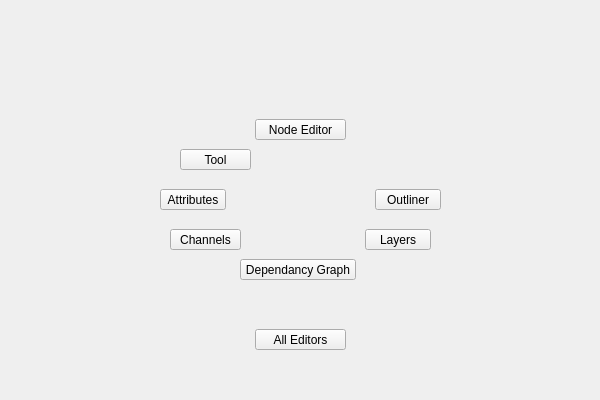
<?xml version="1.0" encoding="UTF-8"?>
<ui version="4.0">
 <class>QtUi</class>
 <widget class="QMainWindow" name="QtUi">
  <property name="enabled">
   <bool>true</bool>
  </property>
  <property name="geometry">
   <rect>
    <x>0</x>
    <y>0</y>
    <width>600</width>
    <height>400</height>
   </rect>
  </property>
  <property name="sizePolicy">
   <sizepolicy hsizetype="Ignored" vsizetype="Ignored">
    <horstretch>0</horstretch>
    <verstretch>0</verstretch>
   </sizepolicy>
  </property>
  <property name="minimumSize">
   <size>
    <width>0</width>
    <height>0</height>
   </size>
  </property>
  <property name="maximumSize">
   <size>
    <width>16777215</width>
    <height>16777215</height>
   </size>
  </property>
  <property name="cursor">
   <cursorShape>ArrowCursor</cursorShape>
  </property>
  <property name="windowTitle">
   <string>Toolkit</string>
  </property>
  <property name="whatsThis">
   <string>editors</string>
  </property>
  <property name="toolButtonStyle">
   <enum>Qt::ToolButtonIconOnly</enum>
  </property>
  <property name="tabShape">
   <enum>QTabWidget::Triangular</enum>
  </property>
  <property name="dockNestingEnabled">
   <bool>true</bool>
  </property>
  <property name="dockOptions">
   <set>QMainWindow::AllowNestedDocks|QMainWindow::AllowTabbedDocks|QMainWindow::AnimatedDocks|QMainWindow::ForceTabbedDocks</set>
  </property>
  <widget class="QWidget" name="mainWindow">
   <property name="sizePolicy">
    <sizepolicy hsizetype="Ignored" vsizetype="Ignored">
     <horstretch>0</horstretch>
     <verstretch>0</verstretch>
    </sizepolicy>
   </property>
   <layout class="QGridLayout" name="gridLayout">
    <item row="0" column="0">
     <widget class="QWidget" name="staticWindow" native="true">
      <widget class="QWidget" name="w003" native="true">
       <property name="geometry">
        <rect>
         <x>0</x>
         <y>20</y>
         <width>136</width>
         <height>341</height>
        </rect>
       </property>
      </widget>
      <widget class="QWidget" name="w000" native="true">
       <property name="geometry">
        <rect>
         <x>140</x>
         <y>10</y>
         <width>301</width>
         <height>81</height>
        </rect>
       </property>
      </widget>
      <widget class="QWidget" name="w001" native="true">
       <property name="geometry">
        <rect>
         <x>445</x>
         <y>20</y>
         <width>136</width>
         <height>341</height>
        </rect>
       </property>
      </widget>
      <widget class="QWidget" name="widget" native="true">
       <property name="geometry">
        <rect>
         <x>141</x>
         <y>100</y>
         <width>300</width>
         <height>181</height>
        </rect>
       </property>
       <widget class="QPushButton" name="v004">
        <property name="geometry">
         <rect>
          <x>20</x>
          <y>120</y>
          <width>71</width>
          <height>21</height>
         </rect>
        </property>
        <property name="minimumSize">
         <size>
          <width>0</width>
          <height>21</height>
         </size>
        </property>
        <property name="maximumSize">
         <size>
          <width>16777215</width>
          <height>21</height>
         </size>
        </property>
        <property name="toolTip">
         <string/>
        </property>
        <property name="whatsThis">
         <string>dynLayout</string>
        </property>
        <property name="text">
         <string>Channels</string>
        </property>
       </widget>
       <widget class="QPushButton" name="v002">
        <property name="geometry">
         <rect>
          <x>30</x>
          <y>40</y>
          <width>71</width>
          <height>21</height>
         </rect>
        </property>
        <property name="minimumSize">
         <size>
          <width>0</width>
          <height>21</height>
         </size>
        </property>
        <property name="maximumSize">
         <size>
          <width>16777215</width>
          <height>21</height>
         </size>
        </property>
        <property name="toolTip">
         <string/>
        </property>
        <property name="whatsThis">
         <string>dynLayout</string>
        </property>
        <property name="text">
         <string>Tool</string>
        </property>
       </widget>
       <widget class="QPushButton" name="v000">
        <property name="geometry">
         <rect>
          <x>10</x>
          <y>80</y>
          <width>66</width>
          <height>21</height>
         </rect>
        </property>
        <property name="minimumSize">
         <size>
          <width>0</width>
          <height>21</height>
         </size>
        </property>
        <property name="maximumSize">
         <size>
          <width>16777215</width>
          <height>21</height>
         </size>
        </property>
        <property name="toolTip">
         <string/>
        </property>
        <property name="whatsThis">
         <string>dynLayout</string>
        </property>
        <property name="text">
         <string>Attributes</string>
        </property>
       </widget>
       <widget class="QPushButton" name="v001">
        <property name="geometry">
         <rect>
          <x>225</x>
          <y>80</y>
          <width>66</width>
          <height>21</height>
         </rect>
        </property>
        <property name="minimumSize">
         <size>
          <width>0</width>
          <height>21</height>
         </size>
        </property>
        <property name="maximumSize">
         <size>
          <width>16777215</width>
          <height>21</height>
         </size>
        </property>
        <property name="toolTip">
         <string/>
        </property>
        <property name="whatsThis">
         <string>dynLayout</string>
        </property>
        <property name="text">
         <string>Outliner</string>
        </property>
       </widget>
       <widget class="QPushButton" name="v003">
        <property name="geometry">
         <rect>
          <x>215</x>
          <y>120</y>
          <width>66</width>
          <height>21</height>
         </rect>
        </property>
        <property name="minimumSize">
         <size>
          <width>0</width>
          <height>21</height>
         </size>
        </property>
        <property name="maximumSize">
         <size>
          <width>16777215</width>
          <height>21</height>
         </size>
        </property>
        <property name="toolTip">
         <string/>
        </property>
        <property name="whatsThis">
         <string>dynLayout</string>
        </property>
        <property name="text">
         <string>Layers</string>
        </property>
       </widget>
       <widget class="QPushButton" name="v006">
        <property name="geometry">
         <rect>
          <x>90</x>
          <y>150</y>
          <width>116</width>
          <height>21</height>
         </rect>
        </property>
        <property name="minimumSize">
         <size>
          <width>0</width>
          <height>21</height>
         </size>
        </property>
        <property name="maximumSize">
         <size>
          <width>16777215</width>
          <height>21</height>
         </size>
        </property>
        <property name="toolTip">
         <string/>
        </property>
        <property name="whatsThis">
         <string>dynLayout</string>
        </property>
        <property name="text">
         <string>Dependancy Graph</string>
        </property>
       </widget>
       <widget class="QPushButton" name="v005">
        <property name="geometry">
         <rect>
          <x>105</x>
          <y>10</y>
          <width>91</width>
          <height>21</height>
         </rect>
        </property>
        <property name="minimumSize">
         <size>
          <width>0</width>
          <height>21</height>
         </size>
        </property>
        <property name="maximumSize">
         <size>
          <width>16777215</width>
          <height>21</height>
         </size>
        </property>
        <property name="toolTip">
         <string/>
        </property>
        <property name="whatsThis">
         <string>dynLayout</string>
        </property>
        <property name="text">
         <string>Node Editor</string>
        </property>
       </widget>
      </widget>
      <widget class="QWidget" name="w002" native="true">
       <property name="geometry">
        <rect>
         <x>141</x>
         <y>290</y>
         <width>301</width>
         <height>91</height>
        </rect>
       </property>
       <property name="whatsThis">
        <string/>
       </property>
       <widget class="QPushButton" name="i000">
        <property name="geometry">
         <rect>
          <x>105</x>
          <y>30</y>
          <width>91</width>
          <height>21</height>
         </rect>
        </property>
        <property name="minimumSize">
         <size>
          <width>0</width>
          <height>21</height>
         </size>
        </property>
        <property name="maximumSize">
         <size>
          <width>16777215</width>
          <height>21</height>
         </size>
        </property>
        <property name="toolTip">
         <string/>
        </property>
        <property name="whatsThis">
         <string>editors_lower_submenu</string>
        </property>
        <property name="text">
         <string>All Editors</string>
        </property>
       </widget>
      </widget>
     </widget>
    </item>
   </layout>
  </widget>
 </widget>
 <resources/>
 <connections/>
 <designerdata>
  <property name="gridDeltaX">
   <number>5</number>
  </property>
  <property name="gridDeltaY">
   <number>10</number>
  </property>
  <property name="gridSnapX">
   <bool>true</bool>
  </property>
  <property name="gridSnapY">
   <bool>true</bool>
  </property>
  <property name="gridVisible">
   <bool>true</bool>
  </property>
 </designerdata>
</ui>
